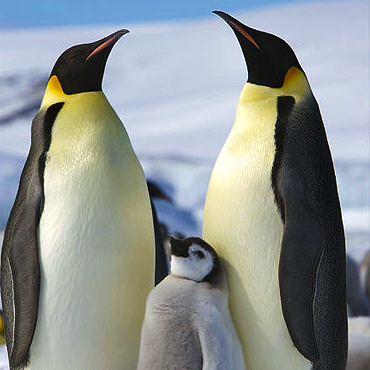
#> input picture content/data/penguins.png, 370 x 370 px
$ jupyter execute --allow-errors 07_numpy.ipynb
#> lines starting #> are read from the running program, lines starting #| are printed output that depends on the picture
## NumPy arrays

- Quick look at numpy arrays
  - Basics
  - Slicing
  - Array creation
- Multi-dimensional arrays
  - Basics
  - Matrices
  - Image processing
  - Solution of linear systems

## The `numpy` module

* Efficient, powerful array type
* Abstracts out standard operations on arrays
* Convenience functions
* Fundamental and important
  * The basis for all scientific/numerical computing
  * Similar API for pytorch, tensorflow, cupy etc.

[cell 1]
import matplotlib.pyplot as plt
import numpy as np

### `numpy` arrays

* Fixed size (`arr.size`)
* Contiguous block of memory
* Same type (`arr.dtype`)
* Arbitrary dimensionality: `arr.shape`
* `shape` : extent (size) along each dimension
* `arr.itemsize` : number of bytes per element
* Note:`shape`  can change so long as the`size` is constant
* Indices start from 0
* Negative indices work like lists
* Similar indexing/slicing as lists.

[cell 2]
a = np.array([1, 2, 3, 4])
b = np.array([2, 3, 4, 5])
print(a[0], a[-1])
print("b", b[0], b[-1])

[cell 3]
a[0] = -1
a[-1] = 1

### Simple operations

Basic NumPy operations are typically elementwise

[cell 4]
a + b

[cell 5]
a * b

[cell 6]
a / b

[cell 7]
a // b

### Examples
$\pi$  and `e`  are defined.

[cell 8]
x = np.linspace(0.0, 10.0, 200)
x *= 2 * np.pi / 10  # x = x*2*np.pi/10
# apply functions to array.
y = np.sin(x)
y = np.cos(x)

[cell 9]
# Setting the values is just like with lists.
x[0] = -1
print(x[0], x[-1])

### `size, shape`  etc.

[cell 10]
x = np.array([1.0, 2, 3, 4])
x.size

[cell 11]
x.dtype

[cell 12]
x.shape

[cell 13]
x.itemsize

[cell 14]
x.nbytes

### Multi-dimensional arrays

[cell 15]
a = np.array([[0, 1, 2, 3], [10, 11, 12, 13]])
a.shape  # (rows, columns)

[cell 16]
a

[cell 17]
a[1, 3]

[cell 18]
a[1, 3] = -1
a[1]  # The second row

[cell 19]
a[1] = 0  # Entire row to zero.
a

### Slicing arrays

[cell 20]
a = np.array([[1, 2, 3], [4, 5, 6], [7, 8, 9]])
a[0, 1:3]

[cell 21]
a[1:, 1:]

[cell 22]
a[:, 2]

### Slicing np.arrays ...

[cell 23]
a = np.array([[1, 2, 3], [4, 5, 6], [7, 8, 9]])

a[0::2, 0::2]  # Striding...

Slices refer to the same memory!

[cell 24]
a[::2, ::2] = 0
a

[cell 25]
# What if?
t = a[::2, ::2]
t = 1
print(a)
print(t)

Beware of the above, if you want to set all the values use this:

[cell 26]
t = a[::2, ::2]
t[:] = 0
a

### Array creation functions

* `array(object)`
* `linspace(start, stop, num=50)`
* `ones(shape)`
* `zeros((d1,...,dn))`
* `empty((d1,...,dn))`
* `identity(n)`
* `ones_like(x)` ,`zeros_like(x)` ,`empty_like(x)`
* `arange`
* `fromfunction`
* May pass an optional `dtype=`  keyword argument
* For more dtypes see: `numpy.typecodes`

### Creation examples

[cell 27]
a = np.array([1, 2, 3], dtype=np.float32)

[cell 28]
a.dtype

[cell 29]
np.ones_like(a)

[cell 30]
np.ones((2, 3))

[cell 31]
np.identity(3)

[cell 32]
np.fromfunction(lambda i, j: i + j + 1, (3, 3))

### Array math

* Basic elementwise math (given two arrays`a, b` ):

* `a + b`  $\rightarrow$ `add(a, b)`
* `a - b` , $\rightarrow$ `subtract(a, b)`
* `a * b` , $\rightarrow$ `multiply(a, b)`
* `a / b` , $\rightarrow$ `divide(a, b)`
* `a % b` , $\rightarrow$ `remainder(a, b)`
* `a ** b` , $\rightarrow$ `power(a, b)`
* Inplace operators:`a += b` , or`add(a, b, a)`
* Note: What happens if `a` has dtype `int`  and `b` `float`?

### Array math

* Logical operations:`==, !=, <, >` , etc.

* `sin(x), arcsin(x), sinh(x)`, `exp(x), sqrt(x)`  etc.

* `sum(x, axis=0), product(x, axis=0)`
* `dot(a, b)`: Or use `@`

### Convenience functions:`loadtxt`

* `loadtxt(file_name)`: already seen this!

* `savetxt(file_name, data)` : saves data to a text file and

* `load(fname, **kw)`: Load a binary numpy file. Lot more powerful.
* `save(fname, data)`: Save array to binary numpy file.
* `savez(fname, *args, **kw)`: Save several arrays into a single file in ``.npz`` format.
* `savez_compressed(fname, *args, **kw)`: Same as `savez` but also compresses the file.

#> (a cell that did not finish here is left out)

### Exercise

Convert this 90x2 shaped data and extract this into two 90 element columns.

[cell 34]
# Solution

### `savetxt, savez` and `load`

#> (a cell that did not finish here is left out)

#> (a cell that did not finish here is left out)

#> (a cell that did not finish here is left out)

#> (a cell that did not finish here is left out)

#> (a cell that did not finish here is left out)

## Matrices

All matrix operations are performed using arrays

### Initializing

[cell 40]
c = np.array([[11, 12, 13], [21, 22, 23], [31, 32, 33]])
c

### Initializing some special matrices

[cell 41]
np.ones((3, 5))

[cell 42]
np.ones_like(c)

[cell 43]
np.identity(2)

### Accessing elements

[cell 44]
c[1][2]

[cell 45]
c[1, 2]

[cell 46]
c[1]

### Changing elements

[cell 47]
c[1, 1] = -22
c

[cell 48]
c[1] = 0
c

### Exercise

How do you access one column?

### Slicing

[cell 49]
c[:, 1]

[cell 50]
c[1, :]

[cell 51]
c[0:2, :]

[cell 52]
c[1:3, :]

[cell 53]
c[:2, :]

[cell 54]
c[1:, :]

[cell 55]
c[1:, :2]

### Striding

[cell 56]
c[::2, :]

[cell 57]
c[:, ::2]

[cell 58]
c[::2, ::2]

## Elementary image processing

Let us see how to load a PNG image into a numpy array and plot it.

[cell 59]
a = plt.imread("../data/penguins.png")
#> a is the input picture: shape (370, 370, 4) float32; mean R, G, B, A 0.551, 0.575, 0.57, 1

[cell 60]
type(a)

[cell 61]
a.shape
#> Out = (370, 370, 4)

[cell 62]
plt.imshow(a);

- `imread`  returns an array of shape (370, 370, 4) which represents an
  image of 370x370 pixels and 4 channels.
- The 4 channels represent R, G, B, Alpha
- `imshow`  renders the array as an image.

Instead of using matplotlib's imread which is limited, one can use
[imageio](https://imageio.github.io)

[cell 63]
import imageio

a = imageio.imread("../data/penguins.png")

[cell 64]
plt.imshow(a);

### Showing the different channels of the image.

### Exercise
- Extract the red channel of the image and show it.

[cell 65]
# Solution

### How can we see things in different colors?

- Matplotlib provides a ton of different colormaps
- First let us understand what a colormap is.
- Read more in the matplotlib docs here: https://matplotlib.org/stable/users/explain/colors/colormaps.html

[cell 66]
list(plt.colormaps)

[cell 67]
plt.imshow(a[:, :, 0], cmap="Reds");
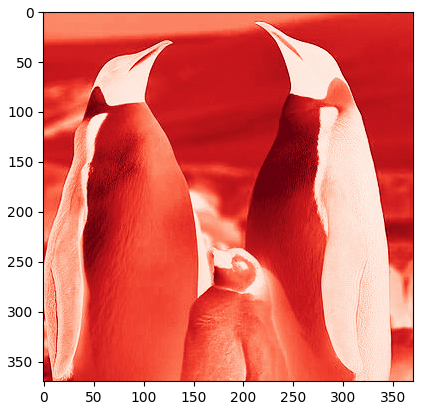
#> figure drawn by matplotlib, 1 panel

### Showing all the different channels?

- Use subplots

[cell 68]
plt.figure(figsize=(10, 5))
plt.subplot(2, 2, 1)
plt.imshow(a)
plt.subplot(2, 2, 2)
plt.imshow(a[:, :, 0], cmap="Reds")
plt.colorbar()
plt.subplot(2, 2, 3)
plt.imshow(a[..., 1], cmap="Greens")  # Notice the use of ellipsis
plt.colorbar()
plt.subplot(2, 2, 4)
plt.imshow(a[..., 2], cmap="Blues")
plt.colorbar();
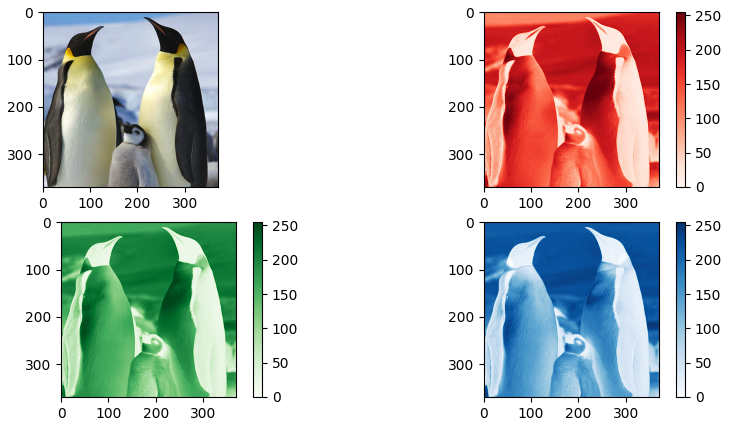
#> figure drawn by matplotlib, 7 panels

### Showing a histogram of the red channel

- Cannot blindly use `plt.hist` as the array is not 1D
- We have to "ravel" or "flatten" it.

[cell 69]
plt.hist(a[..., 0].flat, bins="auto");
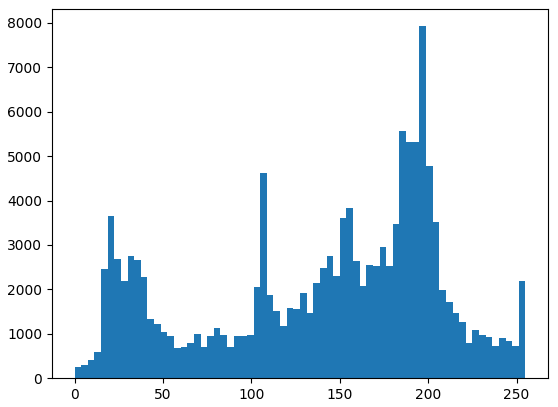
#> figure drawn by matplotlib, 1 panel; tallest bar 7925 high, from x = 195 to 198.8

[cell 70]
plt.hist(a[..., 1].ravel(), bins="auto");
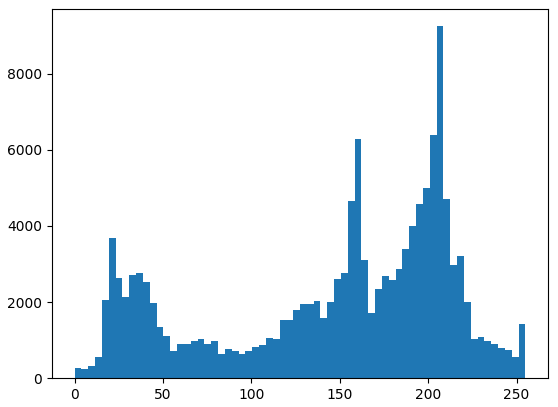
#> figure drawn by matplotlib, 1 panel; tallest bar 9245 high, from x = 204.8 to 208.6

[cell 71]
x = np.fromfunction(lambda i, j: i+j+1, (3, 3))
x

[cell 72]
x.ravel()

### Exercise

Make a histogram for each of the 4 channels and plot these in a single
figure with subplots.

### Slicing and Striding Exercises

* Crop the penguin image to get the top-left quarter

* Crop the image to get only the face of the baby penguin

* Resize image to half by dropping alternate pixels

[cell 73]
# Solution

### Transpose of a Matrix

[cell 74]
a = np.array([[1, 1, 2, -1], [2, 5, -1, -9], [2, 1, -1, 3], [1, -3, 2, 7]])
a.T

### Elementwise operations

[cell 75]
b = np.array([[3, 2, -1, 5], [2, -2, 4, 9], [-1, 0.5, -1, -7], [9, -5, 7, 3]])
a + b

[cell 76]
a * b

### The `axis` argument

Consider this:

[cell 77]
np.sum(a)

[cell 78]
# Recall that a is
a

[cell 79]
# What if you want to sum across the rows or columns?
np.sum(a, axis=0)  # Rows?

[cell 80]
np.sum(a, axis=1)  # Columns?

- Can also have a tuple of dimensions in axis.

[cell 81]
img = imageio.v3.imread('../data/penguins.png')
np.min(img, axis=(0, 1))
#> Out = [0, 0, 0, 255]

[cell 82]
np.max(img, axis=(0, 1))
#> Out = [255, 255, 255, 255]

[cell 83]
np.sum(img, axis=(0, 1))
#> Out = [19237585, 20081158, 19907059, 34909500]
